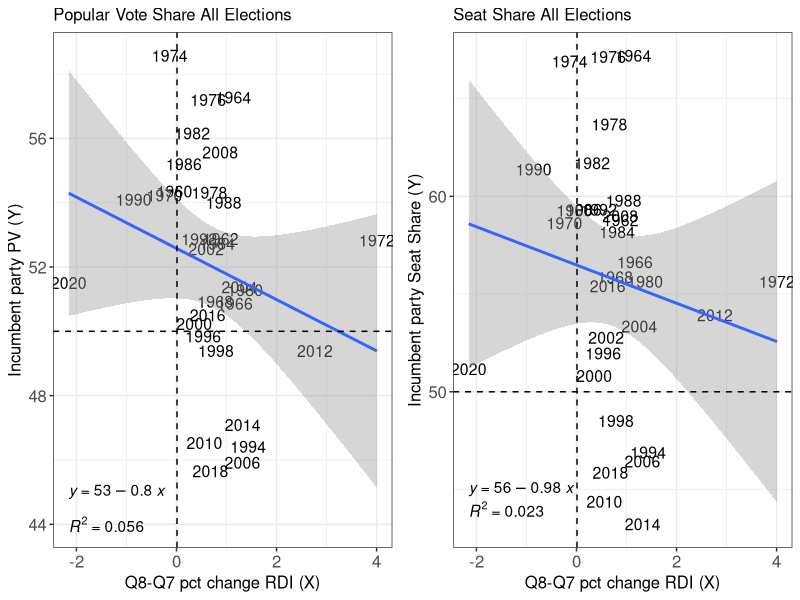
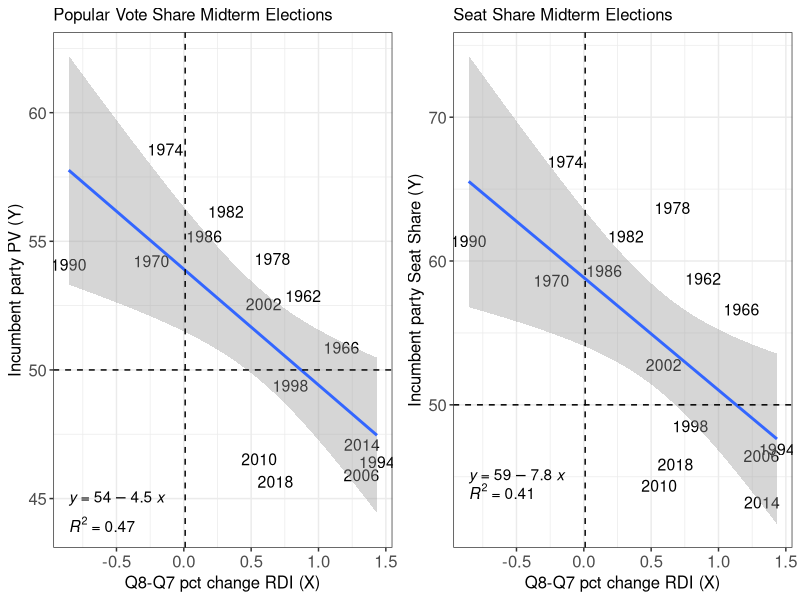
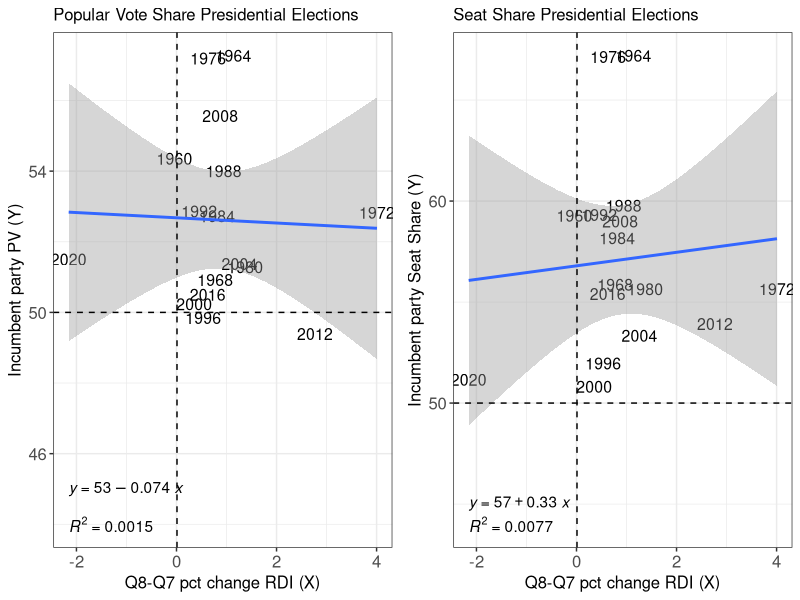

Generate these figures, in order, with R:
## ---- chunk 1
library(readr)
require(tidyverse)
require(ggplot2)
require(dbplyr)
library(gridExtra)
library(ggpubr)


## Load Data
popvote_df <- read_csv('house_popvote_seats.csv') 
                                                   
#head(popvote_df)

##clean and format data 
popseatvote_df <- popvote_df %>% 
  mutate(R_seatshare = (R_seats / (R_seats + D_seats + Other_seats) * 100)) %>% 
  mutate(D_seatshare = (D_seats / (R_seats + D_seats + Other_seats) * 100)) %>% 
  mutate(Other_seatshare = (Other_seats / (R_seats + D_seats + Other_seats) * 100)) %>% 
  mutate(H_incumbent_seatshare = case_when(H_incumbent_party == "R" ~ R_seatshare,
                                           H_incumbent_party == "D" ~ D_seatshare))  

##subset for midterm years
mtpopseatvote_df <- popseatvote_df %>% 
  filter(year %in% c("1950", "1954", "1958", "1962", "1966", "1970", "1974", "1978", "1982", "1986", "1990", "1994", "1998", "2002", "2006", "2010" ,"2014", "2018" ) ) # as.character(seq(1950, 2018, 4))

#Subset for presidential years 
ppopseatvote_df <- popseatvote_df %>% 
  filter( !(year %in% c("1950", "1954", "1958", "1962", "1966", "1970", "1974", "1978", "1982", "1986", "1990", "1994", "1998", "2002", "2006", "2010" ,"2014", "2018"))) 

# as.character(seq(1950, 2018, 4))
         
## ---- chunk 2
rdi_df <- read_csv('RDI_quarterly.csv')

# merge    
allvotedata <- left_join(rdi_df, popseatvote_df, by = 'year')

# drop NAs (only election years)
allvotedata <- allvotedata %>%
  drop_na()

# new df
allvotedata2 <- allvotedata %>% 
    select('year', 'winner_party', 'H_incumbent_party', 'H_incumbent_party_majorvote_pct', 
           'quarter_cycle', 'DSPIC_change_pct', 'H_incumbent_seatshare') %>%
    filter(quarter_cycle == 8) 
## ---- chunk 3
#cor(allvotedata2$DSPIC_change_pct, allvotedata2$H_incumbent_party_majorvote_pct)

##RDI Correlation w/ seatshare
#cor(allvotedata2$DSPIC_change_pct, allvotedata2$H_incumbent_seatshare)
## ---- chunk 4
 #RDI plot PV

p1 <-  allvotedata2 %>%
   ggplot(aes(x=DSPIC_change_pct, y=H_incumbent_party_majorvote_pct,
             label=year)) + 
     geom_text(size = 4) +
     geom_smooth(method="lm", formula = y ~ x) +
    geom_hline(yintercept=50, lty=2) +
     geom_vline(xintercept=0.01, lty=2) + # median
     xlab("Q8-Q7 pct change RDI (X)") +
    ylab("Incumbent party PV (Y)") +
     theme_bw() +
     ggtitle("Popular Vote Share All Elections") + 
     theme(axis.text = element_text(size = 12),
           axis.title = element_text(size = 12),
           plot.title = element_text(size = 12)) +
    stat_regline_equation(label.y = 45, aes(label = ..eq.label..)) +
    stat_regline_equation(label.y = 44, aes(label = ..rr.label..))

#ss plot
p2 <- allvotedata2 %>%
   ggplot(aes(x=DSPIC_change_pct, y=H_incumbent_seatshare,
             label=year)) + 
     geom_text(size = 4) +
     geom_smooth(method="lm", formula = y ~ x) +
    geom_hline(yintercept=50, lty=2) +
     geom_vline(xintercept=0.01, lty=2) + # median
     xlab("Q8-Q7 pct change RDI (X)") +
    ylab("Incumbent party Seat Share (Y)") +
     theme_bw() +
     ggtitle("Seat Share All Elections") + 
     theme(axis.text = element_text(size = 12),
           axis.title = element_text(size = 12),
           plot.title = element_text(size = 12)) +
   stat_regline_equation(label.y = 45, aes(label = ..eq.label..)) +
   stat_regline_equation(label.y = 44, aes(label = ..rr.label..))

grid.arrange(p1, p2, ncol=2)
## ---- chunk 5
alllm_PV <- lm(H_incumbent_party_majorvote_pct ~ DSPIC_change_pct, 
            data = allvotedata2)
alllm_SS <- lm(H_incumbent_seatshare ~ DSPIC_change_pct, 
            data = allvotedata2)

#summary(alllm_PV)$r.squared
#summary(alllm_SS)$r.squared
## ---- chunk 6
rdi_df <- read_csv('RDI_quarterly.csv')

# merge    
votedata <- left_join(rdi_df, mtpopseatvote_df, by = 'year')

# drop NAs (only election years)
votedata <- votedata %>%
  drop_na()

# new df
votedata2 <- votedata %>% 
    select('year', 'winner_party', 'H_incumbent_party', 'H_incumbent_party_majorvote_pct', 
           'quarter_cycle', 'DSPIC_change_pct', 'H_incumbent_seatshare') %>%
    filter(quarter_cycle == 8) 
        
## ---- chunk 7
##RDI Correlation w/ pop vote 
#cor(votedata2$DSPIC_change_pct, votedata2$H_incumbent_party_majorvote_pct)

##RDI Correlation w/ seatshare
#cor(votedata2$DSPIC_change_pct, votedata2$H_incumbent_seatshare)
## ---- chunk 8
lm_PV <- lm(H_incumbent_party_majorvote_pct ~ DSPIC_change_pct, 
            data = votedata2)
lm_SS <- lm(H_incumbent_seatshare ~ DSPIC_change_pct, 
            data = votedata2)


save(votedata2, lm_PV, lm_SS,
     file = "midtermRDImodel.Rdata")

## ---- chunk 9
 #RDI plot PV
 p3 <- votedata2 %>%
   ggplot(aes(x=DSPIC_change_pct, y=H_incumbent_party_majorvote_pct,
             label=year)) + 
     geom_text(size = 4) +
     geom_smooth(method="lm", formula = y ~ x) +
    geom_hline(yintercept=50, lty=2) +
     geom_vline(xintercept=0.01, lty=2) + # median
     xlab("Q8-Q7 pct change RDI (X)") +
    ylab("Incumbent party PV (Y)") +
     theme_bw() +
     ggtitle("Popular Vote Share Midterm Elections") + 
     theme(axis.text = element_text(size = 12),
           axis.title = element_text(size = 12),
           plot.title = element_text(size = 12)) +
    stat_regline_equation(label.y = 45, aes(label = ..eq.label..)) +
    stat_regline_equation(label.y = 44, aes(label = ..rr.label..))

#ss plot
p4 <- votedata2 %>%
   ggplot(aes(x=DSPIC_change_pct, y=H_incumbent_seatshare,
             label=year)) + 
     geom_text(size = 4) +
     geom_smooth(method="lm", formula = y ~ x) +
    geom_hline(yintercept=50, lty=2) +
     geom_vline(xintercept=0.01, lty=2) + # median
     xlab("Q8-Q7 pct change RDI (X)") +
    ylab("Incumbent party Seat Share (Y)") +
     theme_bw() +
     ggtitle("Seat Share Midterm Elections") + 
     theme(axis.text = element_text(size = 12),
           axis.title = element_text(size = 12),
           plot.title = element_text(size = 12)) +
    stat_regline_equation(label.y = 45, aes(label = ..eq.label..)) +
    stat_regline_equation(label.y = 44, aes(label = ..rr.label..))

grid.arrange(p3, p4, ncol=2)


## ---- chunk 10
#evaluate r squeared 
#summary(lm_PV)$r.squared
#summary(lm_SS)$r.squared
## ---- chunk 11
rdi_df <- read_csv('RDI_quarterly.csv')

# merge    
pvotedata <- left_join(rdi_df, ppopseatvote_df, by = 'year')

# drop NAs (only election years)
pvotedata <- pvotedata %>%
  drop_na()

# new df
pvotedata2 <- pvotedata %>% 
    select('year', 'winner_party', 'H_incumbent_party', 'H_incumbent_party_majorvote_pct', 
           'quarter_cycle', 'DSPIC_change_pct', 'H_incumbent_seatshare') %>%
    filter(quarter_cycle == 8) 

 #RDI plot PV
 p5 <- pvotedata2 %>%
   ggplot(aes(x=DSPIC_change_pct, y=H_incumbent_party_majorvote_pct,
             label=year)) + 
     geom_text(size = 4) +
     geom_smooth(method="lm", formula = y ~ x) +
    geom_hline(yintercept=50, lty=2) +
     geom_vline(xintercept=0.01, lty=2) + # median
     xlab("Q8-Q7 pct change RDI (X)") +
    ylab("Incumbent party PV (Y)") +
     theme_bw() +
     ggtitle("Popular Vote Share Presidential Elections") + 
     theme(axis.text = element_text(size = 12),
           axis.title = element_text(size = 12),
           plot.title = element_text(size = 12)) +
    stat_regline_equation(label.y = 45, aes(label = ..eq.label..)) +
    stat_regline_equation(label.y = 44, aes(label = ..rr.label..))

#ss plot
p6 <- pvotedata2 %>%
   ggplot(aes(x=DSPIC_change_pct, y=H_incumbent_seatshare,
             label=year)) + 
     geom_text(size = 4) +
     geom_smooth(method="lm", formula = y ~ x) +
    geom_hline(yintercept=50, lty=2) +
     geom_vline(xintercept=0.01, lty=2) + # median
     xlab("Q8-Q7 pct change RDI (X)") +
    ylab("Incumbent party Seat Share (Y)") +
     theme_bw() +
     ggtitle("Seat Share Presidential Elections") + 
     theme(axis.text = element_text(size = 12),
           axis.title = element_text(size = 12),
           plot.title = element_text(size = 12)) +
    stat_regline_equation(label.y = 45, aes(label = ..eq.label..)) +
    stat_regline_equation(label.y = 44, aes(label = ..rr.label..))
    


grid.arrange(p5, p6, ncol=2)

## ---- chunk 12
plm_PV <- lm(H_incumbent_party_majorvote_pct ~ DSPIC_change_pct, 
            data = pvotedata2)
plm_SS <- lm(H_incumbent_seatshare ~ DSPIC_change_pct, 
            data = pvotedata2)

#summary(plm_PV)$r.squared
#summary(plm_SS)$r.squared
## ---- chunk 13

mostrecent<- rdi_df %>% 
  subset(year == 2022 & quarter_cycle == 5) %>% 
  select(DSPIC_change_pct)

predict(lm_PV, mostrecent, interval="prediction")
predict(lm_SS, mostrecent, interval="prediction")
